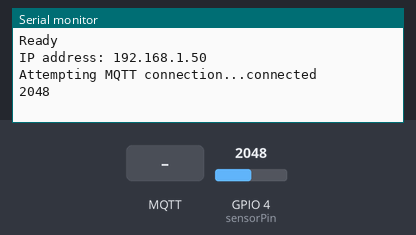
A sketch run on a simulated ESP32. Parts: the last lines printed to the serial monitor. Inputs (shaded band) come from the test bench; at power-on: GPIO 4 (sensorPin) = 2048. WiFi joins after 1.5 s; servers stay silent unless stated; no MQTT or app messages arrive unless stated.

Above: at 2.7 s.
2.8 s: MQTT message "esp32/output" arrives on the first subscribed topic
At 12.7 s:
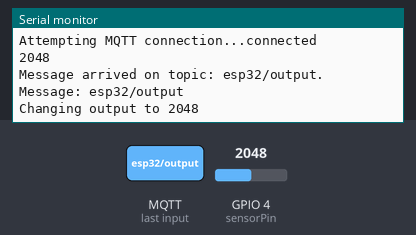
13.0 s: MQTT message "on" arrives on the first subscribed topic
23.0 s: MQTT message "off" arrives on the first subscribed topic
33.1 s: MQTT message "1" arrives on the first subscribed topic
At 42.7 s:
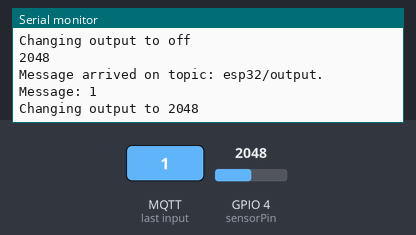
48.1 s: GPIO 4 (sensorPin) set to 3603
At 52.0 s:
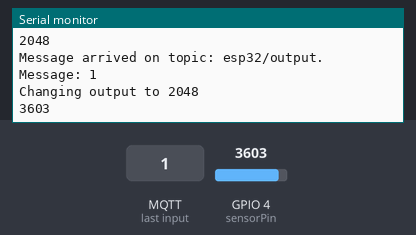

The sketch:

Myoware.ino
```cpp
const char* deviceName = "EMG_sensor";

// Input pins
#define sensorPin 4


//// Analog reading
int reading = 0;

void setup() {
   // declaration of pin modes
    pinMode(sensorPin, INPUT);


  // begin sending over serial port
    Serial.begin(9600);
  WIFISetup(deviceName);
  MQTTSetup(deviceName);
}

void loop() {

   MQTTLoop();
    reading= analogRead(sensorPin);

  // print out value over the serial port
    Serial.println(reading);

    // Convert the value to a char array
  MQTTPublish(reading);
  // wait for a bit to not overload the port
  delay(10000);

}
```

OTA.ino
```cpp
#include <ESPmDNS.h>
#include <WiFiUdp.h>
#include <ArduinoOTA.h>


void OTASetup(){

  // Port defaults to 3232
  ArduinoOTA.setPort(3232);

  // Hostname defaults to esp3232-[MAC]
  ArduinoOTA.setHostname(deviceName);

  // No authentication by default
  ArduinoOTA.setPassword("flyfarm2");

  ArduinoOTA
    .onStart([]() {
      String type;
      if (ArduinoOTA.getCommand() == U_FLASH)
        type = "sketch";
      else // U_SPIFFS
        type = "filesystem";

      // NOTE: if updating SPIFFS this would be the place to unmount SPIFFS using SPIFFS.end()
      Serial.println("Start updating " + type);
    })
    .onEnd([]() {
      Serial.println("\nEnd");
    })
    .onProgress([](unsigned int progress, unsigned int total) {
      Serial.printf("Upload Progress: %u%%\r\n", (progress / (total / 100)));
    })
    .onError([](ota_error_t error) {
      Serial.printf("Error[%u]: ", error);
      if (error == OTA_AUTH_ERROR) Serial.println("Auth Failed");
      else if (error == OTA_BEGIN_ERROR) Serial.println("Begin Failed");
      else if (error == OTA_CONNECT_ERROR) Serial.println("Connect Failed");
      else if (error == OTA_RECEIVE_ERROR) Serial.println("Receive Failed");
      else if (error == OTA_END_ERROR) Serial.println("End Failed");
    });

  ArduinoOTA.begin();
  Serial.println("OTA Initialized");

}

void OTALoop(){
  ArduinoOTA.handle();
}
```

mqtt.ino
```cpp
#include <PubSubClient.h>
// LED Pin
const int ledPin = 4;
const char* mqtt_server = "10.242.1.54";
WiFiClient espClient;
PubSubClient client(espClient);

void MQTTSetup(const char* deviceName){
  long lastMsg = 0;
  char msg[50];
  int value = 0;
  client.setServer(mqtt_server, 1883);
  client.setCallback(callback);
  }

  void callback(char* topic, byte* message, unsigned int length) {
  Serial.print("Message arrived on topic: ");
  Serial.print(topic);
  Serial.print(". Message: ");
  String messageTemp;

  for (int i = 0; i < length; i++) {
    Serial.print((char)message[i]);
    messageTemp += (char)message[i];
  }
  Serial.println();

  if (String(topic) == "esp32/output") {
    Serial.print("Changing output to ");
    if(messageTemp == "on"){
      Serial.println("on");
      digitalWrite(ledPin, HIGH);
    }
    else if(messageTemp == "off"){
      Serial.println("off");
      digitalWrite(ledPin, LOW);
    }
  }
}

void reconnect() {
  // Loop until we're reconnected
  while (!client.connected()) {
    Serial.print("Attempting MQTT connection...");
    // Attempt to connect
    if (client.connect("ESP8266Client")) {
      Serial.println("connected");
      // Subscribe
      client.subscribe("esp32/output");
    } else {
      Serial.print("failed, rc=");
      Serial.print(client.state());
      Serial.println(" try again in 5 seconds");
      // Wait 5 seconds before retrying
      delay(5000);
    }
  }
}

void MQTTLoop()
{
  if (!client.connected()) {
    reconnect();
  }
  client.loop();
}
 void MQTTPublish(int reading)
 {
    char humString[8];
    dtostrf(reading, 1, 2, humString);
     client.publish("sportsLab/accel/test", humString);
 }
```

wifi.ino
```cpp
#include <WiFi.h>


const char* ssid = "YinzCam-5G";
const char* password = "glenplaid84patiobuggy";

void WIFISetup(const char* deviceName){
  WiFi.mode(WIFI_STA);
  WiFi.setHostname(deviceName);
  WiFi.begin(ssid, password);

  //pinMode(2, OUTPUT);

  while (WiFi.waitForConnectResult() != WL_CONNECTED) {
    Serial.println("Connection Failed! Rebooting...");
    delay(5000);
    ESP.restart();
  }

  Serial.println("Ready");
  Serial.print("IP address: ");
  Serial.println(WiFi.localIP());

}
```

Measured:
- after the input at 2.8 s, the serial monitor: prints a new line after 8.8 s (image 1)
- after the input at 33.1 s, the serial monitor: prints a new line after 8.5 s (image 2)
- after the input at 48.1 s, the serial monitor: prints a new line after 3.5 s (image 3)
